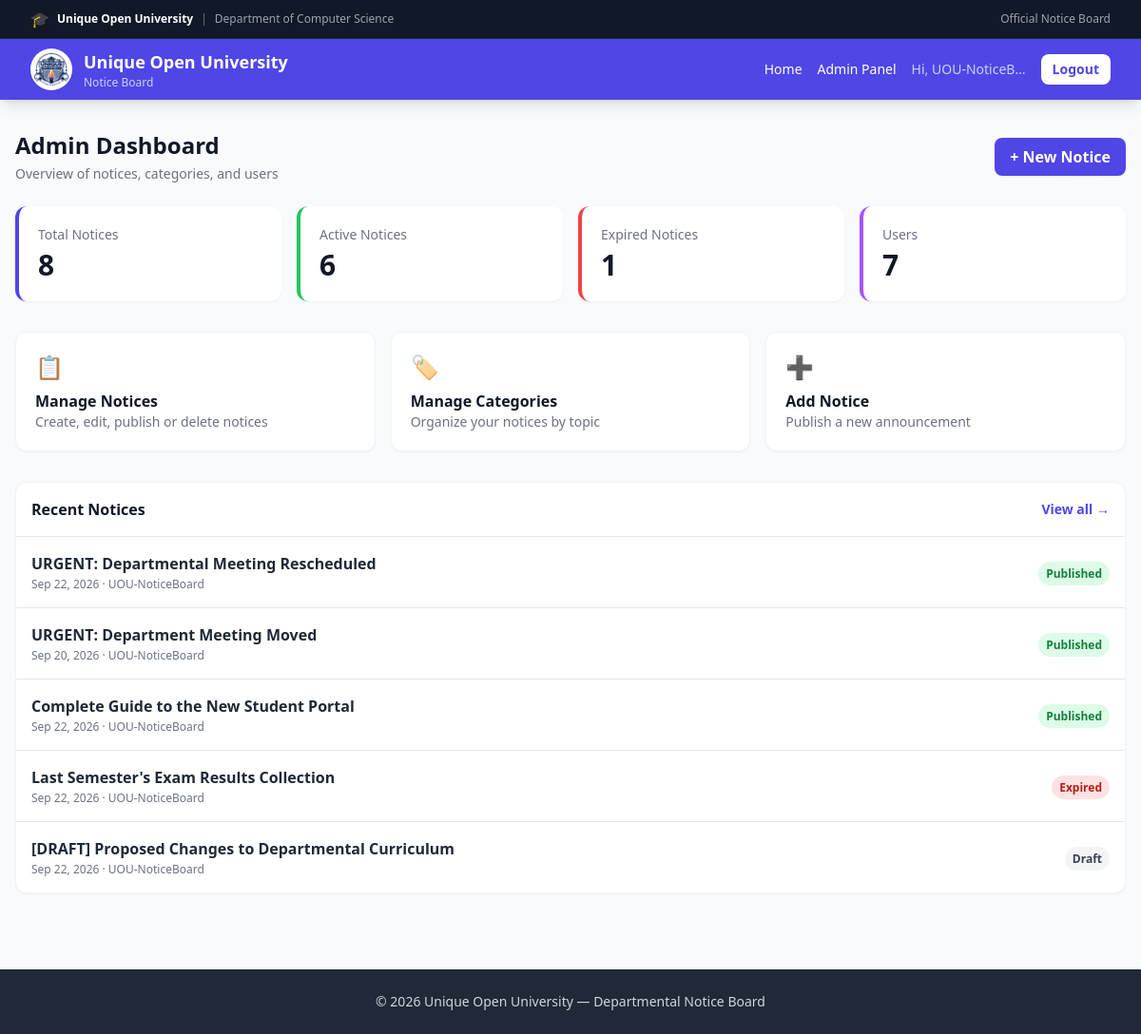
Page /admin-panel/ (signed in) on the committed database.
### notices/models.py (models this page shows, shortened)
class Notice(models.Model):
    STATUS_CHOICES = [
        ('draft', 'Draft'),
        ('published', 'Published'),
    ]
    title = models.CharField(max_length=200)
    content = models.TextField()
    category = models.ForeignKey(
        Category, on_delete=models.SET_NULL,
        null=True, blank=True, related_name='notices'
    )
    author = models.ForeignKey(
        User, on_delete=models.CASCADE, related_name='notices'
    )
    attachment = models.FileField(upload_to='attachments/', blank=True, null=True)
    is_important = models.BooleanField(default=False)
    status = models.CharField(max_length=10, choices=STATUS_CHOICES, default='published')
    published_at = models.DateTimeField(default=timezone.now)
    expiry_date = models.DateTimeField(null=True, blank=True)
    created_at = models.DateTimeField(auto_now_add=True)
    updated_at = models.DateTimeField(auto_now=True)
    class Meta:
        ordering = ['-is_important', '-published_at']
    @property
    def is_expired(self):
        if self.expiry_date and timezone.now() > self.expiry_date:
            return True
        return False
    @property
    def is_active(self):
        return self.status == 'published' and not self.is_expired

### notices/views.py (the view)
# urls.py: path('admin-panel/', views.admin_dashboard, name='admin_dashboard'),
@login_required
@user_passes_test(is_admin)
def admin_dashboard(request):
    now = timezone.now()
    all_notices = Notice.objects.all()
    total = all_notices.count()
    active = sum(1 for n in all_notices if n.is_active)
    expired = sum(1 for n in all_notices if n.is_expired)
    draft = all_notices.filter(status='draft').count()
    users_count = User.objects.count()
    recent = all_notices[:5]
    return render(request, 'notices/admin_dashboard.html', {
        'total_notices': total,
        'active_notices': active,
        'expired_notices': expired,
        'draft_notices': draft,
        'users_count': users_count,
        'recent_notices': recent,
    })

### notices/views.py (called while the page is built)
def is_admin(user):
    return user.is_authenticated and (user.is_staff or user.is_superuser)

### templates/notices/admin_dashboard.html (shortened to what this page needs)
{% extends 'notices/base.html' %}
{% block content %}
<div class="max-w-7xl mx-auto px-4 py-8">
  <div class="flex flex-wrap items-center justify-between gap-3 mb-6">
    <div>
      <h1 class="text-2xl font-bold text-gray-900">Admin Dashboard</h1>
      <p class="text-sm text-gray-500 mt-1">Overview of notices, categories, and users</p>
    </div>
    <a href="{% url 'notice_create' %}"
       class="bg-uou text-white px-4 py-2 rounded-lg font-semibold hover:bg-uou-dark whitespace-nowrap">
      + New Notice
    </a>
  </div>
  <div class="grid grid-cols-2 lg:grid-cols-4 gap-4 mb-8">
    <div class="bg-white rounded-xl p-5 border-l-4 border-uou shadow-sm">
      <div class="text-sm text-gray-500">Total Notices</div>
      <div class="text-3xl font-bold text-gray-900 mt-1">{{ total_notices }}</div>
    </div>
    <div class="bg-white rounded-xl p-5 border-l-4 border-green-500 shadow-sm">
      <div class="text-sm text-gray-500">Active Notices</div>
      <div class="text-3xl font-bold text-gray-900 mt-1">{{ active_notices }}</div>
    </div>
    <div class="bg-white rounded-xl p-5 border-l-4 border-red-500 shadow-sm">
      <div class="text-sm text-gray-500">Expired Notices</div>
      <div class="text-3xl font-bold text-gray-900 mt-1">{{ expired_notices }}</div>
    </div>
    <div class="bg-white rounded-xl p-5 border-l-4 border-purple-500 shadow-sm">
      <div class="text-sm text-gray-500">Users</div>
      <div class="text-3xl font-bold text-gray-900 mt-1">{{ users_count }}</div>
    </div>
  </div>
  <div class="grid sm:grid-cols-2 lg:grid-cols-3 gap-4 mb-8">
    <a href="{% url 'manage_notices' %}"
       class="bg-white rounded-xl p-5 shadow-sm hover:shadow-md border border-gray-100 transition">
      <div class="text-2xl">📋</div>
      <div class="font-bold text-gray-900 mt-2">Manage Notices</div>
      <div class="text-sm text-gray-500">Create, edit, publish or delete notices</div>
    </a>
    <a href="{% url 'category_list' %}"
       class="bg-white rounded-xl p-5 shadow-sm hover:shadow-md border border-gray-100 transition">
      <div class="text-2xl">🏷️</div>
      <div class="font-bold text-gray-900 mt-2">Manage Categories</div>
      <div class="text-sm text-gray-500">Organize your notices by topic</div>
    </a>
    <a href="{% url 'notice_create' %}"
       class="bg-white rounded-xl p-5 shadow-sm hover:shadow-md border border-gray-100 transition">
      <div class="text-2xl">➕</div>
      <div class="font-bold text-gray-900 mt-2">Add Notice</div>
      <div class="text-sm text-gray-500">Publish a new announcement</div>
    </a>
  </div>
  <div class="bg-white rounded-xl shadow-sm border border-gray-100 overflow-hidden">
    <div class="p-4 border-b flex items-center justify-between gap-3">
      <h2 class="font-bold text-gray-900">Recent Notices</h2>
      <a href="{% url 'manage_notices' %}"
         class="text-uou text-sm font-semibold hover:underline whitespace-nowrap">
        View all →
      </a>
    </div>
    <div class="divide-y">
      {% for n in recent_notices %}
        <div class="p-4 flex items-center justify-between gap-3 flex-wrap">
          <div class="min-w-0 flex-1">
            <div class="font-semibold text-gray-800 truncate">{{ n.title }}</div>
            <div class="text-xs text-gray-500 mt-0.5 truncate">
              {{ n.published_at|date:"M d, Y" }} · {{ n.author.username }}
            </div>
          </div>
          <div class="shrink-0">
            {% if n.is_expired %}
              <span class="px-2 py-1 rounded-full text-xs font-bold bg-red-100 text-red-700 whitespace-nowrap">Expired</span>
            {% elif n.status == 'published' %}
              <span class="px-2 py-1 rounded-full text-xs font-bold bg-green-100 text-green-700 whitespace-nowrap">Published</span>
            {% else %}
              <span class="px-2 py-1 rounded-full text-xs font-bold bg-gray-100 text-gray-700 whitespace-nowrap">Draft</span>
            {% endif %}
          </div>
        </div>
      {% empty %}
        <div class="p-8 text-center text-gray-500">No notices yet.</div>
      {% endfor %}
    </div>
  </div>
</div>
{% endblock %}

### templates/notices/base.html (shortened to what this page needs)
{% load static %}
<!DOCTYPE html>
<html lang="en">
<head>
  <script src="https://cdn.tailwindcss.com"></script>
</head>
<body>
  <div class="scroll-container" id="scrollContainer">
    <div class="bg-gray-900 text-gray-200 border-b border-gray-800 hidden sm:block">
      <div class="max-w-7xl mx-auto px-4 sm:px-6 lg:px-8 py-2">
        <div class="flex items-center justify-between gap-4 text-xs">
          <div class="flex items-center gap-2 min-w-0">
            <span class="text-base">🎓</span>
            <span class="font-semibold text-white truncate">
              Unique Open University
            </span>
            <span class="text-gray-500 hidden md:inline">|</span>
            <span class="text-gray-400 hidden md:inline truncate">
              Department of Computer Science
            </span>
          </div>
          <div class="text-gray-400 whitespace-nowrap hidden md:block">
            Official Notice Board
          </div>
        </div>
      </div>
    </div>
    <nav class="bg-uou text-white shadow-lg sticky top-0 z-50">
      <div class="max-w-7xl mx-auto px-4 sm:px-6 lg:px-8">
        <div class="flex justify-between items-center h-16 gap-3">
          <a href="{% url 'dashboard' %}" class="flex items-center gap-3 min-w-0 flex-shrink">
            <div class="w-11 h-11 bg-white rounded-full flex items-center justify-center overflow-hidden shrink-0 shadow-sm">
              <img src="{% static 'img/UOU-LOGO-WHITE-BACKGROUND.png' %}"
                   alt="UOU Logo"
                   class="w-full h-full object-contain p-0.5">
            </div>
            <div class="min-w-0 hidden xs:block sm:block">
              <div class="font-bold text-sm sm:text-lg leading-tight truncate">Unique Open University</div>
              <div class="text-xs text-indigo-200">Notice Board</div>
            </div>
          </a>
          <div class="hidden md:flex items-center gap-4 shrink-0">
            <a href="{% url 'dashboard' %}" class="hover:text-indigo-200 text-sm whitespace-nowrap">Home</a>
            {% if user.is_authenticated and user.is_staff %}
              <a href="{% url 'admin_dashboard' %}" class="hover:text-indigo-200 text-sm whitespace-nowrap">
                Admin Panel
              </a>
            {% endif %}
            {% if user.is_authenticated %}
              <span class="text-sm text-indigo-200 truncate max-w-[120px]">
                Hi, {{ user.username }}
              </span>
              <form method="post" action="{% url 'account_logout' %}" class="inline">
                <button class="bg-white text-uou px-3 py-1.5 rounded-lg text-sm font-semibold hover:bg-indigo-100 whitespace-nowrap">
                  Logout
                </button>
              </form>
            {% else %}
              <a href="{% url 'account_login' %}"
                 class="bg-white text-uou px-3 py-1.5 rounded-lg text-sm font-semibold hover:bg-indigo-100 whitespace-nowrap">
                Login
              </a>
            {% endif %}
          </div>
        </div>
      </div>
    </nav>
    <main class="w-full overflow-x-hidden">
      {% block content %}{% endblock %}
    </main>
    <footer class="bg-gray-800 text-gray-300 py-6 mt-12">
      <div class="max-w-7xl mx-auto px-4 text-center text-sm">
        © {% now "Y" %} Unique Open University — Departmental Notice Board
      </div>
    </footer>
  </div>
</body>
</html>

### templates/notices/base.html (style rules this page uses)
html, body { width: 100%; height: 100%; margin: 0; padding: 0; overflow: hidden; position: fixed; top: 0; left: 0; right: 0; bottom: 0; background: #f9fafb; -webkit-touch-callout: none; -webkit-user-select: none; user-select: none; will-change: transform; }
.scroll-container { position: absolute; top: 0; left: 0; right: 0; bottom: 0; width: 100%; height: 100%; overflow-y: auto; overflow-x: hidden; -webkit-overflow-scrolling: touch; overscroll-behavior: none; background: #f9fafb; scrollbar-width: none; -ms-overflow-style: none; -webkit-transform: translateZ(0); transform: translateZ(0); will-change: scroll-position; }

### rows in the picture
Notice: title "URGENT: Departmental Meeting Rescheduled", published_at "Sep 22, 2026", author.username "UOU-NoticeBoard", status "Published"
Notice: title "URGENT: Department Meeting Moved", published_at "Sep 20, 2026", author.username "UOU-NoticeBoard", status "Published"
Notice: title "Complete Guide to the New Student Portal", published_at "Sep 22, 2026", author.username "UOU-NoticeBoard", status "Published"
Notice: title "Last Semester's Exam Results Collection", published_at "Sep 22, 2026", author.username "UOU-NoticeBoard", shows "Expired"
Notice: title "[DRAFT] Proposed Changes to Departmental Curriculum", published_at "Sep 22, 2026", author.username "UOU-NoticeBoard", status "Draft"

### other values in the picture
{{ user.username }} "UOU-NoticeB…"
{{ total_notices }} "8"
{{ active_notices }} "6"
{{ expired_notices }} "1"
{{ users_count }} "7"
